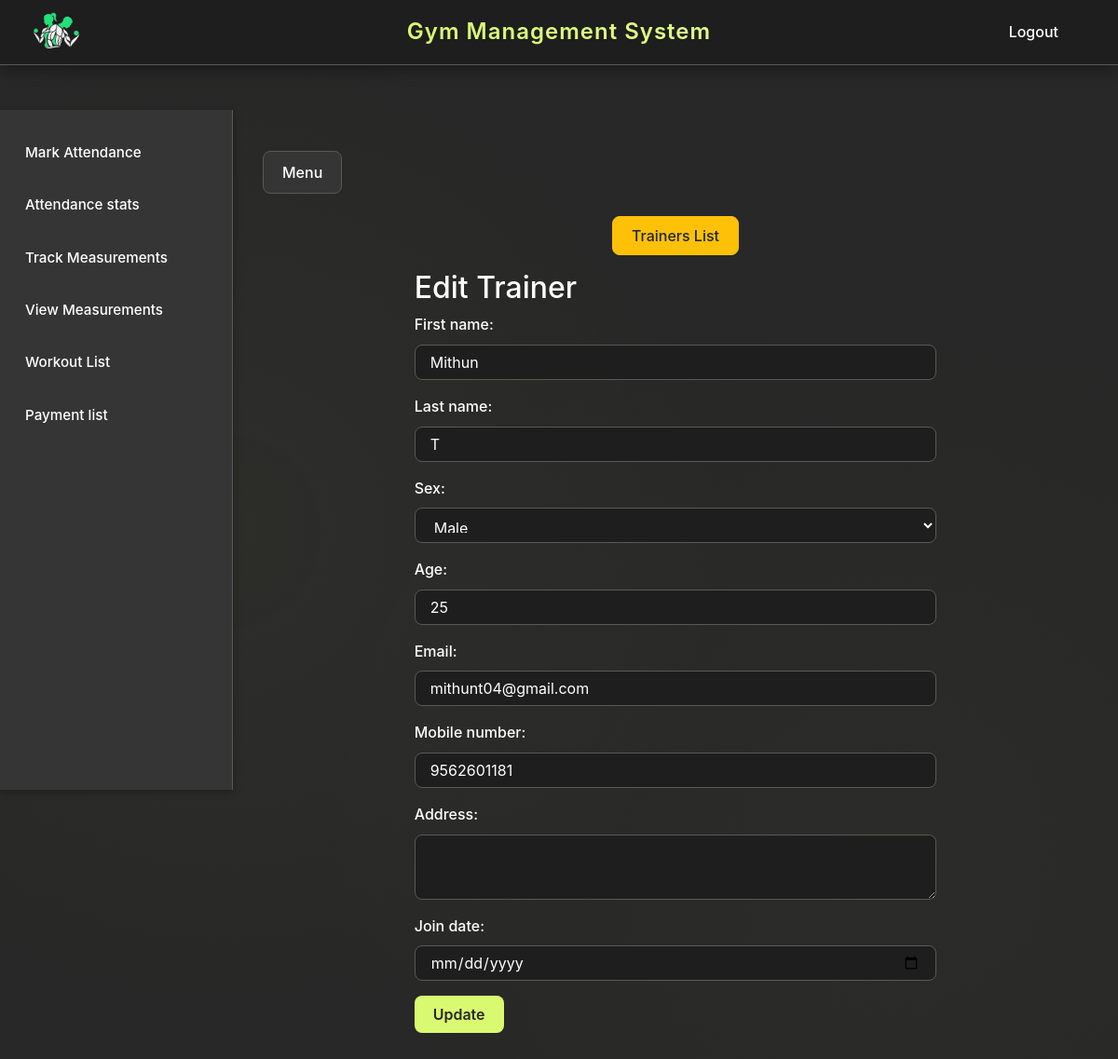
Page /edit_trainer/1/ on the committed database.
### registration/models.py (models this page shows, shortened)
class Trainers(models.Model):
    SEX_CHOICES = [
        ('Male', 'Male'),
        ('Female', 'Female'),
        ('Other', 'Other'),
    ]
    user = models.OneToOneField(User, on_delete=models.CASCADE)
    first_name = models.CharField(max_length=50)
    last_name = models.CharField(max_length=50)
    sex = models.CharField(max_length=10, choices=SEX_CHOICES)
    age = models.IntegerField()
    email = models.EmailField(max_length=50)
    mobile_number = models.CharField(max_length=15)
    hire_date = models.DateField(null=True, blank=True)
    class Meta:
        db_table='trainers'

### registration/views.py (the view)
# urls.py: path('edit_trainer/<int:trainer_id>/', edit_trainer, name='edit_trainer'),
def edit_trainer(request, trainer_id):
    trainer = Trainers.objects.get(id=trainer_id)
    if request.method == 'POST':
        form = TrainerForm(request.POST, instance=trainer_id)
        if form.is_valid():
            form.save()
            return redirect('trainers_list')
    else:
        form = RegisterForm(instance=trainer)
    return render(request, 'registration/edit_trainer.html', {'form': form})

### registration/forms.py
class RegisterForm(forms.ModelForm):
    class Meta:
        model = Registers
        fields = [
            'first_name',
            'last_name',
            'sex',
            'age',
            'email',
            'mobile_number',
            'address',
            'join_date'
        ]
        widgets = {
            'first_name': forms.TextInput(attrs={'class': 'form-control','placeholder':'First Name'}),
            'last_name': forms.TextInput(attrs={'class': 'form-control','placeholder':'Last Name'}),
            'sex': forms.Select(attrs={'class': 'form-control'}),
            'age': forms.NumberInput(attrs={'class': 'form-control'}),
            'email': forms.EmailInput(attrs={'class': 'form-control'}),
            'mobile_number': forms.TextInput(attrs={'class': 'form-control'}),
            'address': forms.Textarea(attrs={'class': 'form-control', 'rows': 2}),
            'join_date': forms.DateInput(attrs={'type': 'date', 'class': 'form-control'}),
        }

### main/templates/registration/edit_trainer.html
{% extends "base.html" %} {% block content %}
<div class="container">
  <div class="row justify-content-center">
    <div class="col-12 text-center mb-3">
      <button
        type="button"
        class="btn btn-warning"
        onclick="window.location.href = '/trainers_list/'"
      >
        Trainers List
      </button>
    </div>
  </div>
  <div class="row justify-content-center">
    <div class="col-md-8">
      <h2>Edit Trainer</h2>
      <form method="post">
        {% csrf_token %} {{ form.as_p }}
        <button type="submit" class="btn btn-primary">Update</button>
      </form>
    </div>
  </div>
</div>
{% endblock %}

### main/static/css/base.css (style rules this page uses)
:root { --primary-green: #D9FA70; --dark-bg: #282828; --white: #FFFFFF; --gray-medium: #595959; --color-primary: var(--primary-green); --color-primary-dark: #c5e65a; --color-primary-light: #e2ff8a; --color-background: var(--dark-bg); --color-background-light: #353535; --color-background-dark: #1e1e1e; --color-text: var(--white); --color-text-muted: var(--gray-medium); --color-border: var(--gray-medium); --shadow-sm: 0 2px 8px rgba(0, 0, 0, 0.3); --shadow-md: 0 4px 16px rgba(0, 0, 0, 0.4); --shadow-lg: 0 8px 32px rgba(0, 0, 0, 0.5); --shadow-primary: 0 4px 12px rgba(217, 250, 112, 0.2); --radius-sm: 8px; --radius-md: 12px; --radius-lg: 16px; --radius-xl: 24px; --transition-fast: 0.2s ease; --transition-normal: 0.3s ease; --transition-slow: 0.5s ease; --sidebar-width: 250px; --sidebar-collapsed-width: 0px; }
* { margin: 0; padding: 0; box-sizing: border-box; }
body { background: var(--color-background); color: var(--color-text); font-family: 'Inter', 'Segoe UI', 'Poppins', -apple-system, BlinkMacSystemFont, sans-serif; line-height: 1.6; overflow-x: hidden; min-height: 100vh; }
body::before { content: ''; position: fixed; top: 0; left: 0; width: 100%; height: 100%; background: radial-gradient(circle at 20% 50%, rgba(217, 250, 112, 0.03) 0%, transparent 50%), radial-gradient(circle at 80% 80%, rgba(217, 250, 112, 0.02) 0%, transparent 50%); pointer-events: none; z-index: -1; }
.form-control { background: var(--color-background-dark); border: 1px solid var(--color-border); color: var(--color-text); border-radius: var(--radius-sm); padding: 0.625rem 1rem; transition: all var(--transition-fast); }
.form-control::placeholder { color: var(--color-text-muted); }
label { color: var(--color-text); font-weight: 500; margin-bottom: 0.5rem; }
.btn { border-radius: var(--radius-sm); padding: 0.5rem 1.25rem; font-weight: 500; transition: all var(--transition-fast); cursor: pointer; }
.btn-primary { background: var(--color-primary); border: none; color: var(--color-background); font-weight: 600; }

### rows in the picture
Trainers: first_name "Mithun", last_name "T", sex "Male", age "25", email "mithunt04@gmail.com", mobile_number "9562601181"
